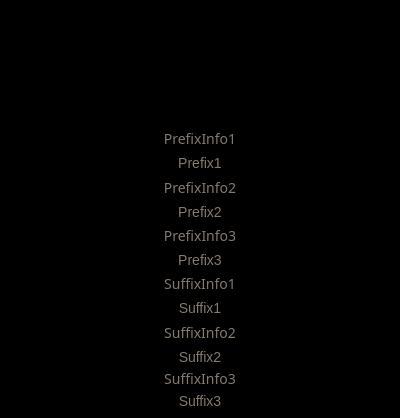
<?xml version="1.0" encoding="UTF-8"?>
<ui version="4.0">
 <class>item_info_box</class>
 <widget class="QWidget" name="item_info_box">
  <property name="geometry">
   <rect>
    <x>0</x>
    <y>0</y>
    <width>400</width>
    <height>418</height>
   </rect>
  </property>
  <property name="sizePolicy">
   <sizepolicy hsizetype="Fixed" vsizetype="Fixed">
    <horstretch>0</horstretch>
    <verstretch>0</verstretch>
   </sizepolicy>
  </property>
  <property name="maximumSize">
   <size>
    <width>400</width>
    <height>418</height>
   </size>
  </property>
  <property name="windowTitle">
   <string>Form</string>
  </property>
  <layout class="QVBoxLayout" name="verticalLayout">
   <property name="spacing">
    <number>0</number>
   </property>
   <property name="leftMargin">
    <number>0</number>
   </property>
   <property name="topMargin">
    <number>0</number>
   </property>
   <property name="rightMargin">
    <number>0</number>
   </property>
   <property name="bottomMargin">
    <number>0</number>
   </property>
   <item>
    <widget class="QGroupBox" name="item_description">
     <property name="sizePolicy">
      <sizepolicy hsizetype="Fixed" vsizetype="Fixed">
       <horstretch>0</horstretch>
       <verstretch>0</verstretch>
      </sizepolicy>
     </property>
     <property name="minimumSize">
      <size>
       <width>400</width>
       <height>418</height>
      </size>
     </property>
     <property name="maximumSize">
      <size>
       <width>400</width>
       <height>418</height>
      </size>
     </property>
     <property name="baseSize">
      <size>
       <width>537</width>
       <height>319</height>
      </size>
     </property>
     <property name="tabletTracking">
      <bool>false</bool>
     </property>
     <property name="contextMenuPolicy">
      <enum>Qt::NoContextMenu</enum>
     </property>
     <property name="layoutDirection">
      <enum>Qt::LeftToRight</enum>
     </property>
     <property name="styleSheet">
      <string notr="true">QWidget {
border: 0px;
border-radius: 0px;
font: fontin;
background-color: black;
background-color: hsla(0, 0%, 0%, .8);
border-image: none;
background-image: none;
}

QLabel {
background-color: black;
background-color: hsla(0, 0%, 0%, .8);

}</string>
     </property>
     <property name="alignment">
      <set>Qt::AlignLeading|Qt::AlignLeft|Qt::AlignVCenter</set>
     </property>
     <layout class="QGridLayout" name="gridLayout_2">
      <property name="sizeConstraint">
       <enum>QLayout::SetDefaultConstraint</enum>
      </property>
      <property name="leftMargin">
       <number>0</number>
      </property>
      <property name="topMargin">
       <number>0</number>
      </property>
      <property name="rightMargin">
       <number>0</number>
      </property>
      <property name="bottomMargin">
       <number>0</number>
      </property>
      <property name="spacing">
       <number>0</number>
      </property>
      <item row="0" column="0">
       <widget class="QWidget" name="item_description_layout" native="true">
        <property name="sizePolicy">
         <sizepolicy hsizetype="Fixed" vsizetype="Fixed">
          <horstretch>0</horstretch>
          <verstretch>0</verstretch>
         </sizepolicy>
        </property>
        <property name="minimumSize">
         <size>
          <width>400</width>
          <height>318</height>
         </size>
        </property>
        <property name="maximumSize">
         <size>
          <width>400</width>
          <height>418</height>
         </size>
        </property>
        <property name="mouseTracking">
         <bool>false</bool>
        </property>
        <property name="styleSheet">
         <string notr="true"/>
        </property>
        <layout class="QVBoxLayout" name="verticalLayout_4">
         <property name="spacing">
          <number>0</number>
         </property>
         <property name="leftMargin">
          <number>0</number>
         </property>
         <property name="topMargin">
          <number>0</number>
         </property>
         <property name="rightMargin">
          <number>0</number>
         </property>
         <property name="bottomMargin">
          <number>0</number>
         </property>
         <item>
          <widget class="QWidget" name="item_header" native="true">
           <property name="sizePolicy">
            <sizepolicy hsizetype="Fixed" vsizetype="Fixed">
             <horstretch>0</horstretch>
             <verstretch>0</verstretch>
            </sizepolicy>
           </property>
           <property name="minimumSize">
            <size>
             <width>400</width>
             <height>54</height>
            </size>
           </property>
           <property name="maximumSize">
            <size>
             <width>400</width>
             <height>54</height>
            </size>
           </property>
           <property name="baseSize">
            <size>
             <width>400</width>
             <height>44</height>
            </size>
           </property>
           <property name="contextMenuPolicy">
            <enum>Qt::NoContextMenu</enum>
           </property>
           <layout class="QVBoxLayout" name="verticalLayout_10">
            <property name="spacing">
             <number>0</number>
            </property>
            <property name="leftMargin">
             <number>0</number>
            </property>
            <property name="topMargin">
             <number>0</number>
            </property>
            <property name="rightMargin">
             <number>0</number>
            </property>
            <property name="bottomMargin">
             <number>0</number>
            </property>
            <item>
             <widget class="QLabel" name="item_header_text_label">
              <property name="enabled">
               <bool>true</bool>
              </property>
              <property name="sizePolicy">
               <sizepolicy hsizetype="Fixed" vsizetype="Fixed">
                <horstretch>0</horstretch>
                <verstretch>0</verstretch>
               </sizepolicy>
              </property>
              <property name="minimumSize">
               <size>
                <width>400</width>
                <height>54</height>
               </size>
              </property>
              <property name="maximumSize">
               <size>
                <width>400</width>
                <height>54</height>
               </size>
              </property>
              <property name="font">
               <font>
                <family>fontin</family>
                <pointsize>13</pointsize>
                <weight>50</weight>
                <italic>false</italic>
                <bold>false</bold>
                <kerning>true</kerning>
               </font>
              </property>
              <property name="styleSheet">
               <string notr="true">background-image: url(:/icons/assets/images/item-header-normal.png)</string>
              </property>
              <property name="text">
               <string/>
              </property>
              <property name="textFormat">
               <enum>Qt::AutoText</enum>
              </property>
              <property name="scaledContents">
               <bool>true</bool>
              </property>
              <property name="alignment">
               <set>Qt::AlignCenter</set>
              </property>
              <property name="wordWrap">
               <bool>true</bool>
              </property>
             </widget>
            </item>
           </layout>
          </widget>
         </item>
         <item>
          <widget class="QWidget" name="ItemInfoBox" native="true">
           <property name="sizePolicy">
            <sizepolicy hsizetype="Fixed" vsizetype="MinimumExpanding">
             <horstretch>0</horstretch>
             <verstretch>0</verstretch>
            </sizepolicy>
           </property>
           <property name="minimumSize">
            <size>
             <width>400</width>
             <height>0</height>
            </size>
           </property>
           <property name="maximumSize">
            <size>
             <width>400</width>
             <height>400</height>
            </size>
           </property>
           <layout class="QVBoxLayout" name="verticalLayout_5">
            <property name="spacing">
             <number>0</number>
            </property>
            <property name="leftMargin">
             <number>0</number>
            </property>
            <property name="topMargin">
             <number>0</number>
            </property>
            <property name="rightMargin">
             <number>0</number>
            </property>
            <property name="bottomMargin">
             <number>0</number>
            </property>
            <item alignment="Qt::AlignHCenter|Qt::AlignTop">
             <widget class="QWidget" name="Affixes" native="true">
              <property name="sizePolicy">
               <sizepolicy hsizetype="Fixed" vsizetype="MinimumExpanding">
                <horstretch>0</horstretch>
                <verstretch>0</verstretch>
               </sizepolicy>
              </property>
              <property name="minimumSize">
               <size>
                <width>400</width>
                <height>0</height>
               </size>
              </property>
              <property name="maximumSize">
               <size>
                <width>400</width>
                <height>143</height>
               </size>
              </property>
              <property name="styleSheet">
               <string notr="true">color: #827a6c;
padding: 2px 10px;
    font-size: 14px;
	font-style: fontin;
    line-height: 14px;
	font-align: center;</string>
              </property>
              <layout class="QVBoxLayout" name="verticalLayout_3">
               <property name="spacing">
                <number>0</number>
               </property>
               <property name="leftMargin">
                <number>0</number>
               </property>
               <property name="topMargin">
                <number>0</number>
               </property>
               <property name="rightMargin">
                <number>0</number>
               </property>
               <property name="bottomMargin">
                <number>0</number>
               </property>
               <item>
                <widget class="QLabel" name="ItemProperties">
                 <property name="styleSheet">
                  <string notr="true">color: #827a6c;
    font-size: 14px;
    line-height: 14px;</string>
                 </property>
                 <property name="text">
                  <string/>
                 </property>
                 <property name="textFormat">
                  <enum>Qt::RichText</enum>
                 </property>
                 <property name="alignment">
                  <set>Qt::AlignCenter</set>
                 </property>
                </widget>
               </item>
               <item>
                <widget class="QLabel" name="ItemSpacer1">
                 <property name="sizePolicy">
                  <sizepolicy hsizetype="Minimum" vsizetype="Fixed">
                   <horstretch>0</horstretch>
                   <verstretch>0</verstretch>
                  </sizepolicy>
                 </property>
                 <property name="maximumSize">
                  <size>
                   <width>400</width>
                   <height>2</height>
                  </size>
                 </property>
                 <property name="baseSize">
                  <size>
                   <width>0</width>
                   <height>0</height>
                  </size>
                 </property>
                 <property name="text">
                  <string/>
                 </property>
                 <property name="pixmap">
                  <pixmap>C:/Users/spark/source/repos/ExileCraft/ExileCraft/assets/images/item-sep.png</pixmap>
                 </property>
                 <property name="scaledContents">
                  <bool>false</bool>
                 </property>
                 <property name="alignment">
                  <set>Qt::AlignCenter</set>
                 </property>
                </widget>
               </item>
               <item>
                <widget class="QLabel" name="ItemRequirements">
                 <property name="sizePolicy">
                  <sizepolicy hsizetype="Preferred" vsizetype="Preferred">
                   <horstretch>0</horstretch>
                   <verstretch>0</verstretch>
                  </sizepolicy>
                 </property>
                 <property name="styleSheet">
                  <string notr="true">color: #827a6c;
    font-size: 14px;
    line-height: 14px;</string>
                 </property>
                 <property name="textFormat">
                  <enum>Qt::RichText</enum>
                 </property>
                 <property name="alignment">
                  <set>Qt::AlignCenter</set>
                 </property>
                </widget>
               </item>
               <item>
                <widget class="QLabel" name="ItemSpacer2">
                 <property name="sizePolicy">
                  <sizepolicy hsizetype="Minimum" vsizetype="Fixed">
                   <horstretch>0</horstretch>
                   <verstretch>0</verstretch>
                  </sizepolicy>
                 </property>
                 <property name="maximumSize">
                  <size>
                   <width>400</width>
                   <height>2</height>
                  </size>
                 </property>
                 <property name="baseSize">
                  <size>
                   <width>0</width>
                   <height>0</height>
                  </size>
                 </property>
                 <property name="text">
                  <string/>
                 </property>
                 <property name="pixmap">
                  <pixmap>C:/Users/spark/source/repos/ExileCraft/ExileCraft/assets/images/item-sep.png</pixmap>
                 </property>
                 <property name="scaledContents">
                  <bool>false</bool>
                 </property>
                 <property name="alignment">
                  <set>Qt::AlignCenter</set>
                 </property>
                </widget>
               </item>
               <item>
                <widget class="QLabel" name="ItemImplicits">
                 <property name="enabled">
                  <bool>false</bool>
                 </property>
                 <property name="styleSheet">
                  <string notr="true">color: #8787fe;
    font-size: 14px;
    line-height: 14px;</string>
                 </property>
                 <property name="text">
                  <string/>
                 </property>
                 <property name="textFormat">
                  <enum>Qt::RichText</enum>
                 </property>
                 <property name="alignment">
                  <set>Qt::AlignCenter</set>
                 </property>
                 <property name="wordWrap">
                  <bool>true</bool>
                 </property>
                </widget>
               </item>
               <item>
                <widget class="QLabel" name="ItemSpacer3">
                 <property name="enabled">
                  <bool>false</bool>
                 </property>
                 <property name="sizePolicy">
                  <sizepolicy hsizetype="Minimum" vsizetype="Fixed">
                   <horstretch>0</horstretch>
                   <verstretch>0</verstretch>
                  </sizepolicy>
                 </property>
                 <property name="maximumSize">
                  <size>
                   <width>400</width>
                   <height>2</height>
                  </size>
                 </property>
                 <property name="baseSize">
                  <size>
                   <width>0</width>
                   <height>0</height>
                  </size>
                 </property>
                 <property name="text">
                  <string/>
                 </property>
                 <property name="pixmap">
                  <pixmap>C:/Users/spark/source/repos/ExileCraft/ExileCraft/assets/images/item-sep.png</pixmap>
                 </property>
                 <property name="scaledContents">
                  <bool>false</bool>
                 </property>
                 <property name="alignment">
                  <set>Qt::AlignCenter</set>
                 </property>
                </widget>
               </item>
              </layout>
             </widget>
            </item>
            <item alignment="Qt::AlignHCenter">
             <widget class="QWidget" name="Modifiers" native="true">
              <property name="enabled">
               <bool>false</bool>
              </property>
              <property name="sizePolicy">
               <sizepolicy hsizetype="Fixed" vsizetype="MinimumExpanding">
                <horstretch>0</horstretch>
                <verstretch>0</verstretch>
               </sizepolicy>
              </property>
              <property name="minimumSize">
               <size>
                <width>400</width>
                <height>0</height>
               </size>
              </property>
              <property name="maximumSize">
               <size>
                <width>400</width>
                <height>16777215</height>
               </size>
              </property>
              <property name="styleSheet">
               <string notr="true">color: #827a6c;
padding: 2px 10px;
	font-style: fontin;
    font-size: 14px;
    line-height: 14px;
</string>
              </property>
              <layout class="QVBoxLayout" name="verticalLayout_6">
               <item>
                <widget class="QLabel" name="PrefixInfo1">
                 <property name="enabled">
                  <bool>false</bool>
                 </property>
                 <property name="minimumSize">
                  <size>
                   <width>0</width>
                   <height>16</height>
                  </size>
                 </property>
                 <property name="font">
                  <font>
                   <family>fontin</family>
                   <pointsize>-1</pointsize>
                   <weight>50</weight>
                   <italic>false</italic>
                   <bold>false</bold>
                  </font>
                 </property>
                 <property name="text">
                  <string>PrefixInfo1</string>
                 </property>
                 <property name="alignment">
                  <set>Qt::AlignCenter</set>
                 </property>
                </widget>
               </item>
               <item>
                <widget class="QLabel" name="Prefix1">
                 <property name="enabled">
                  <bool>false</bool>
                 </property>
                 <property name="minimumSize">
                  <size>
                   <width>0</width>
                   <height>16</height>
                  </size>
                 </property>
                 <property name="text">
                  <string>Prefix1</string>
                 </property>
                 <property name="alignment">
                  <set>Qt::AlignCenter</set>
                 </property>
                </widget>
               </item>
               <item>
                <widget class="QLabel" name="PrefixInfo2">
                 <property name="enabled">
                  <bool>false</bool>
                 </property>
                 <property name="minimumSize">
                  <size>
                   <width>0</width>
                   <height>16</height>
                  </size>
                 </property>
                 <property name="font">
                  <font>
                   <family>fontin</family>
                   <pointsize>-1</pointsize>
                   <weight>50</weight>
                   <italic>false</italic>
                   <bold>false</bold>
                  </font>
                 </property>
                 <property name="text">
                  <string>PrefixInfo2</string>
                 </property>
                 <property name="alignment">
                  <set>Qt::AlignCenter</set>
                 </property>
                </widget>
               </item>
               <item>
                <widget class="QLabel" name="Prefix2">
                 <property name="enabled">
                  <bool>false</bool>
                 </property>
                 <property name="minimumSize">
                  <size>
                   <width>0</width>
                   <height>16</height>
                  </size>
                 </property>
                 <property name="text">
                  <string>Prefix2</string>
                 </property>
                 <property name="alignment">
                  <set>Qt::AlignCenter</set>
                 </property>
                </widget>
               </item>
               <item>
                <widget class="QLabel" name="PrefixInfo3">
                 <property name="enabled">
                  <bool>false</bool>
                 </property>
                 <property name="minimumSize">
                  <size>
                   <width>0</width>
                   <height>16</height>
                  </size>
                 </property>
                 <property name="font">
                  <font>
                   <family>fontin</family>
                   <pointsize>-1</pointsize>
                   <weight>50</weight>
                   <italic>false</italic>
                   <bold>false</bold>
                  </font>
                 </property>
                 <property name="text">
                  <string>PrefixInfo3</string>
                 </property>
                 <property name="alignment">
                  <set>Qt::AlignCenter</set>
                 </property>
                </widget>
               </item>
               <item>
                <widget class="QLabel" name="Prefix3">
                 <property name="enabled">
                  <bool>false</bool>
                 </property>
                 <property name="minimumSize">
                  <size>
                   <width>0</width>
                   <height>16</height>
                  </size>
                 </property>
                 <property name="text">
                  <string>Prefix3</string>
                 </property>
                 <property name="alignment">
                  <set>Qt::AlignCenter</set>
                 </property>
                </widget>
               </item>
               <item>
                <widget class="QLabel" name="SuffixInfo1">
                 <property name="enabled">
                  <bool>false</bool>
                 </property>
                 <property name="minimumSize">
                  <size>
                   <width>0</width>
                   <height>16</height>
                  </size>
                 </property>
                 <property name="font">
                  <font>
                   <family>fontin</family>
                   <pointsize>-1</pointsize>
                   <weight>50</weight>
                   <italic>false</italic>
                   <bold>false</bold>
                  </font>
                 </property>
                 <property name="text">
                  <string>SuffixInfo1</string>
                 </property>
                 <property name="alignment">
                  <set>Qt::AlignCenter</set>
                 </property>
                </widget>
               </item>
               <item>
                <widget class="QLabel" name="Suffix1">
                 <property name="enabled">
                  <bool>false</bool>
                 </property>
                 <property name="minimumSize">
                  <size>
                   <width>0</width>
                   <height>16</height>
                  </size>
                 </property>
                 <property name="text">
                  <string>Suffix1</string>
                 </property>
                 <property name="alignment">
                  <set>Qt::AlignCenter</set>
                 </property>
                </widget>
               </item>
               <item>
                <widget class="QLabel" name="SuffixInfo2">
                 <property name="enabled">
                  <bool>false</bool>
                 </property>
                 <property name="minimumSize">
                  <size>
                   <width>0</width>
                   <height>16</height>
                  </size>
                 </property>
                 <property name="font">
                  <font>
                   <family>fontin</family>
                   <pointsize>-1</pointsize>
                   <weight>50</weight>
                   <italic>false</italic>
                   <bold>false</bold>
                  </font>
                 </property>
                 <property name="text">
                  <string>SuffixInfo2</string>
                 </property>
                 <property name="alignment">
                  <set>Qt::AlignCenter</set>
                 </property>
                </widget>
               </item>
               <item>
                <widget class="QLabel" name="Suffix2">
                 <property name="enabled">
                  <bool>false</bool>
                 </property>
                 <property name="minimumSize">
                  <size>
                   <width>0</width>
                   <height>16</height>
                  </size>
                 </property>
                 <property name="text">
                  <string>Suffix2</string>
                 </property>
                 <property name="alignment">
                  <set>Qt::AlignCenter</set>
                 </property>
                </widget>
               </item>
               <item>
                <widget class="QLabel" name="SuffixInfo3">
                 <property name="enabled">
                  <bool>false</bool>
                 </property>
                 <property name="sizePolicy">
                  <sizepolicy hsizetype="Preferred" vsizetype="Fixed">
                   <horstretch>0</horstretch>
                   <verstretch>0</verstretch>
                  </sizepolicy>
                 </property>
                 <property name="minimumSize">
                  <size>
                   <width>0</width>
                   <height>16</height>
                  </size>
                 </property>
                 <property name="maximumSize">
                  <size>
                   <width>16777215</width>
                   <height>16</height>
                  </size>
                 </property>
                 <property name="font">
                  <font>
                   <family>fontin</family>
                   <pointsize>-1</pointsize>
                   <weight>50</weight>
                   <italic>false</italic>
                   <bold>false</bold>
                  </font>
                 </property>
                 <property name="lineWidth">
                  <number>1</number>
                 </property>
                 <property name="text">
                  <string>SuffixInfo3</string>
                 </property>
                 <property name="alignment">
                  <set>Qt::AlignCenter</set>
                 </property>
                </widget>
               </item>
               <item>
                <widget class="QLabel" name="Suffix3">
                 <property name="enabled">
                  <bool>false</bool>
                 </property>
                 <property name="minimumSize">
                  <size>
                   <width>0</width>
                   <height>16</height>
                  </size>
                 </property>
                 <property name="text">
                  <string>Suffix3</string>
                 </property>
                 <property name="alignment">
                  <set>Qt::AlignCenter</set>
                 </property>
                </widget>
               </item>
              </layout>
             </widget>
            </item>
           </layout>
          </widget>
         </item>
        </layout>
       </widget>
      </item>
     </layout>
    </widget>
   </item>
  </layout>
 </widget>
 <resources>
  <include location="resources.qrc"/>
 </resources>
 <connections/>
</ui>
